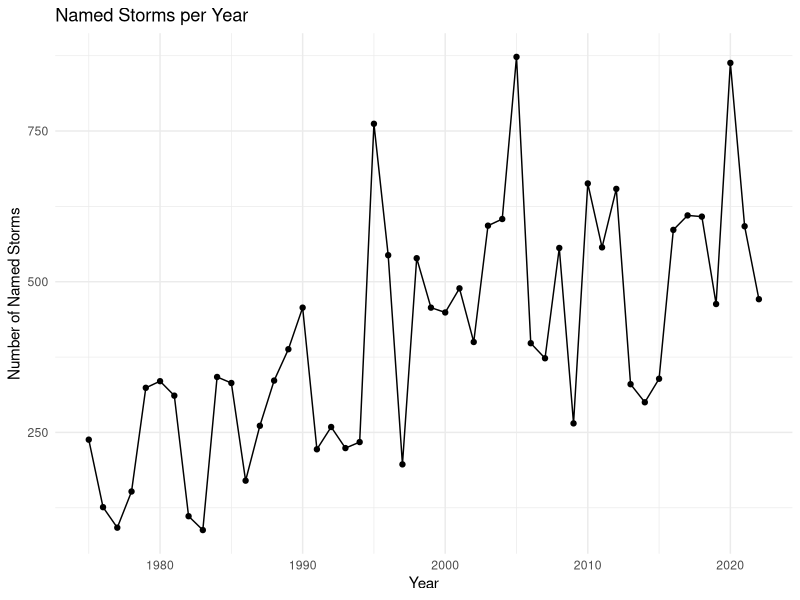

The R source for this figure:
## ---- chunk 1
suppressPackageStartupMessages(
  library(tidyverse)
)
""

storms |>
  count(year, name = "n_storms") |>
  ggplot(aes(x = year, y = n_storms)) +
  geom_line() +
  geom_point() +
  labs(
    title = "Named Storms per Year",
    x = "Year",
    y = "Number of Named Storms"
  ) +
  theme_minimal()
  
